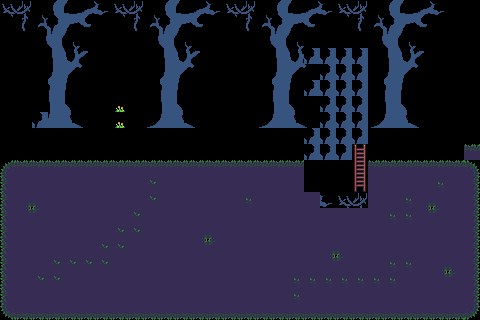

A 2D game scene composited from a Tiled map and its tileset images. What follows is a short description and the map's XML, with every tile layer's data as written:
An orthogonal 30x20 tile map with 16x16 px tiles, 1 tile layer (Tile Layer 1) and 73 objects.

<map version="1.10" tiledversion="1.11.2" orientation="orthogonal" renderorder="right-down" width="30" height="20" tilewidth="16" tileheight="16" infinite="0" nextlayerid="3" nextobjectid="191">
 <tileset firstgid="1" source="Background.tsx" />
 <layer id="1" name="Tile Layer 1" width="30" height="20">
  <data encoding="csv">
1,2,3,4,5,6,7,1,2,3,4,5,6,7,1,2,3,4,5,6,7,1,2,3,4,5,6,7,0,0,
18,19,20,21,22,23,24,18,19,20,21,22,23,24,18,19,20,21,22,23,24,18,19,20,21,22,23,24,0,0,
35,36,37,38,39,40,41,35,36,37,38,39,40,41,35,36,37,38,39,40,41,35,36,37,38,39,40,41,0,0,
52,53,54,55,56,57,58,52,53,54,55,56,57,58,52,53,54,55,56,21,21,21,21,54,55,56,57,58,0,0,
69,70,71,72,73,74,75,69,70,71,72,73,74,75,69,70,71,72,73,74,21,21,21,71,72,73,74,75,0,0,
86,87,88,89,90,91,92,86,87,88,89,90,91,92,86,87,88,89,90,21,21,21,21,88,89,90,91,92,0,0,
103,104,105,106,107,108,109,117,104,105,106,107,108,109,103,104,105,106,107,108,21,21,21,105,106,107,108,109,0,0,
120,121,21,123,124,125,126,117,121,122,123,124,125,0,120,121,122,123,124,125,21,21,21,122,123,124,125,126,0,0,
0,0,0,0,0,0,0,0,0,0,0,0,0,0,0,0,0,0,0,21,21,21,21,0,0,0,0,0,0,0,
0,0,0,0,0,0,0,0,0,0,0,0,0,0,0,0,0,0,0,21,21,21,76,0,0,0,0,0,0,81,
80,81,81,81,81,81,81,81,81,81,81,81,81,81,81,81,81,81,81,0,0,0,93,81,81,81,81,81,81,82,
97,98,98,98,98,98,98,98,98,112,98,98,98,98,98,98,98,98,98,0,0,0,110,98,98,98,98,113,98,99,
97,78,79,98,98,98,98,98,98,112,98,98,98,98,98,113,98,98,98,98,7,1,2,98,98,113,78,79,98,99,
97,95,96,98,98,98,98,98,112,98,98,98,98,98,98,98,98,98,98,98,98,98,98,98,113,113,95,96,98,99,
97,98,98,98,98,98,98,112,112,98,98,98,78,79,98,98,98,98,98,98,98,98,98,98,98,98,98,98,98,99,
97,98,98,98,98,98,112,112,98,98,98,98,95,96,98,98,98,98,98,98,78,79,98,98,98,98,98,98,98,99,
97,98,98,112,112,112,112,98,98,98,98,98,98,98,98,98,98,98,98,98,95,96,98,98,113,113,98,78,79,99,
97,98,112,112,98,98,98,98,98,98,98,98,98,98,98,98,98,98,113,113,113,113,113,113,113,98,98,95,96,99,
97,98,98,98,98,98,98,98,98,98,98,98,98,98,98,98,98,98,113,98,98,98,98,98,98,98,98,98,98,99,
114,115,115,115,115,115,115,115,115,115,115,115,115,115,115,115,115,115,115,115,115,115,115,115,115,115,115,115,115,116
</data>
 </layer>
 <objectgroup id="2" name="Collisions">
  <object id="12" gid="11" x="0" y="160" width="16" height="16" />
  <object id="13" gid="11" x="16" y="160" width="16" height="16" />
  <object id="14" gid="11" x="32" y="160" width="16" height="16" />
  <object id="15" gid="8" x="0" y="160" width="16" height="16" />
  <object id="16" gid="8" x="16" y="160" width="16" height="16" />
  <object id="17" gid="8" x="32" y="160" width="16" height="16" />
  <object id="18" gid="8" x="128" y="160" width="16" height="16" />
  <object id="19" gid="8" x="128" y="160" width="16" height="16" />
  <object id="20" gid="8" x="48" y="160" width="16" height="16" />
  <object id="24" gid="8" x="112" y="160" width="16" height="16" />
  <object id="25" gid="8" x="144" y="160" width="16" height="16" />
  <object id="26" gid="8" x="176" y="160" width="16" height="16" />
  <object id="27" gid="8" x="160" y="160" width="16" height="16" />
  <object id="28" gid="8" x="192" y="160" width="16" height="16" />
  <object id="29" gid="26" x="160" y="144" width="16" height="16" />
  <object id="30" gid="26" x="176" y="128" width="16" height="16" />
  <object id="31" gid="26" x="176" y="144" width="16" height="16" />
  <object id="32" gid="26" x="192" y="128" width="16" height="16" />
  <object id="33" gid="27" x="208" y="128" width="16" height="16" />
  <object id="34" gid="9" x="192" y="144" width="16" height="16" />
  <object id="35" gid="9" x="208" y="144" width="16" height="16" />
  <object id="36" gid="27" x="224" y="144" width="16" height="16" />
  <object id="37" gid="9" x="192" y="112" width="16" height="16" />
  <object id="38" gid="9" x="176" y="144" width="16" height="16" />
  <object id="39" gid="9" x="192" y="128" width="16" height="16" />
  <object id="40" gid="9" x="208" y="160" width="16" height="16" />
  <object id="41" gid="9" x="224" y="160" width="16" height="16" />
  <object id="42" gid="9" x="240" y="160" width="16" height="16" />
  <object id="43" gid="9" x="256" y="160" width="16" height="16" />
  <object id="44" gid="9" x="272" y="160" width="16" height="16" />
  <object id="45" gid="9" x="288" y="160" width="16" height="16" />
  <object id="46" gid="9" x="368" y="160" width="16" height="16" />
  <object id="47" gid="9" x="400" y="160" width="16" height="16" />
  <object id="48" gid="9" x="432" y="160" width="16" height="16" />
  <object id="49" gid="9" x="304" y="239.778" width="16" height="16" />
  <object id="50" gid="9" x="320" y="239.778" width="16" height="16" />
  <object id="51" gid="9" x="336" y="239.778" width="16" height="16" />
  <object id="52" gid="9" x="352" y="239.778" width="16" height="16" />
  <object id="53" gid="9" x="384" y="160" width="16" height="16" />
  <object id="54" gid="9" x="400" y="160" width="16" height="16" />
  <object id="55" gid="9" x="416" y="160" width="16" height="16" />
  <object id="56" gid="9" x="448" y="160" width="16" height="16" />
  <object id="57" gid="9" x="464" y="160" width="16" height="16" />
  <object id="58" gid="9" x="464" y="144" width="16" height="16" />
  <object id="59" gid="9" x="464" y="128" width="16" height="16" />
  <object id="60" gid="9" x="464" y="112" width="16" height="16" />
  <object id="64" x="172.333" y="130.667" width="3" height="0.333333" />
  <object id="70" x="282" y="154.333" width="0.333333" />
  <object id="71" x="290" y="152" width="0.333333" height="0.333333" />
  <object id="74" x="416.667" y="151.667" width="0.333333" height="0.333333" />
  <object id="76" x="355.333" y="230.445" width="0.666667" height="0.666667" />
  <object id="81" x="43.3333" y="150">
   <polygon points="0,0 17.6667,-5.33333 20.3333,7.66667 5.33333,9.33333 5.33333,-7" />
  </object>
  <object id="105" gid="9" x="64" y="320" width="16" height="16" />
  <object id="106" gid="9" x="0" y="320" width="16" height="16" />
  <object id="107" gid="9" x="16" y="320" width="16" height="16" />
  <object id="108" gid="9" x="32" y="320" width="16" height="16" />
  <object id="109" gid="9" x="48" y="320" width="16" height="16" />
  <object id="110" gid="9" x="144" y="320" width="16" height="16" />
  <object id="111" gid="9" x="80" y="320" width="16" height="16" />
  <object id="112" gid="9" x="96" y="320" width="16" height="16" />
  <object id="113" gid="9" x="128" y="320" width="16" height="16" />
  <object id="114" gid="9" x="112" y="320" width="16" height="16" />
  <object id="115" gid="9" x="160" y="320" width="16" height="16" />
  <object id="117" gid="9" x="208" y="288" width="16" height="16" />
  <object id="118" gid="9" x="240" y="272" width="16" height="16" />
  <object id="119" gid="9" x="256" y="256" width="16" height="16" />
  <object id="120" gid="9" x="272" y="240" width="16" height="16" />
  <object id="121" gid="9" x="288" y="240" width="16" height="16" />
  <object id="186" gid="9" x="48" y="176" width="16" height="16" />
  <object id="187" gid="9" x="32" y="176" width="16" height="16" />
  <object id="188" gid="9" x="368" y="144" width="16" height="16" />
  <object id="189" gid="9" x="368" y="128" width="16" height="16" />
  <object id="190" gid="9" x="368" y="112" width="16" height="16" />
 </objectgroup>
</map>
